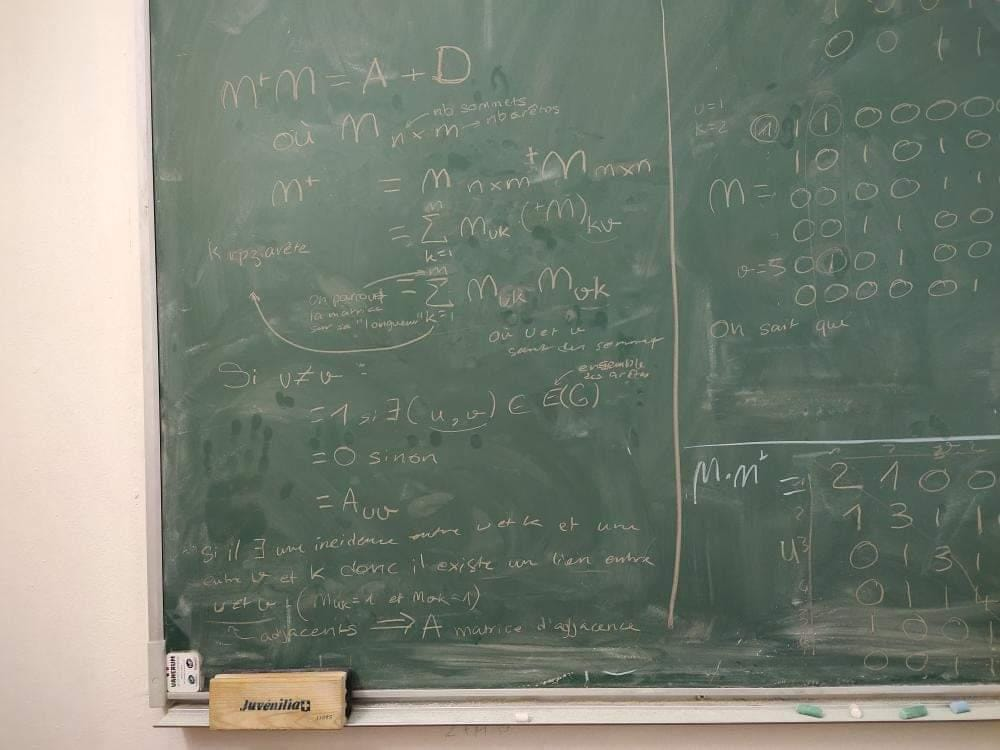
#> input picture ImagesProjetL3/65.JPG, 1000 x 750 px, found by its file name
$ python main.py
#> lines starting #> are read from the running program, lines starting #| are printed output that depends on the picture; after the words box and inside, x2 and y2 are one past the last pixel; in counts of white or black regions, pixels touching at a corner belong together
import cv2
from matplotlib import pyplot as plt
import numpy as np
from itertools import groupby


path_img_org = 'ImagesProjetL3/65.jpg'

def tableau_couleur(chemin_image: str):
     # Load the image
#> called with chemin_image = 'ImagesProjetL3/65.jpg'
    img = cv2.imread(chemin_image)
#> img is the input picture: shape (750, 1000, 3); mean B, G, R 118.4, 130.8, 123.6

    # Convertir l'image en HSV
    hsv_img = cv2.cvtColor(img, cv2.COLOR_BGR2HSV)
#> hsv_img: shape (750, 1000, 3); mean H, S, V 52.2, 37.3, 134.8

     # Définir les plages de couleur pour le vert et le blanc
    borne_inferieure_vert = np.array([36, 25, 25])
    borne_superieure_vert = np.array([86, 255,255])
    borne_inferieure_blanc = np.array([0, 0, 200])
    borne_superieure_blanc = np.array([180, 20, 255])

    # Segmenter l'image en fonction des plages de couleur
    masque_vert = cv2.inRange(hsv_img, borne_inferieure_vert, borne_superieure_vert)
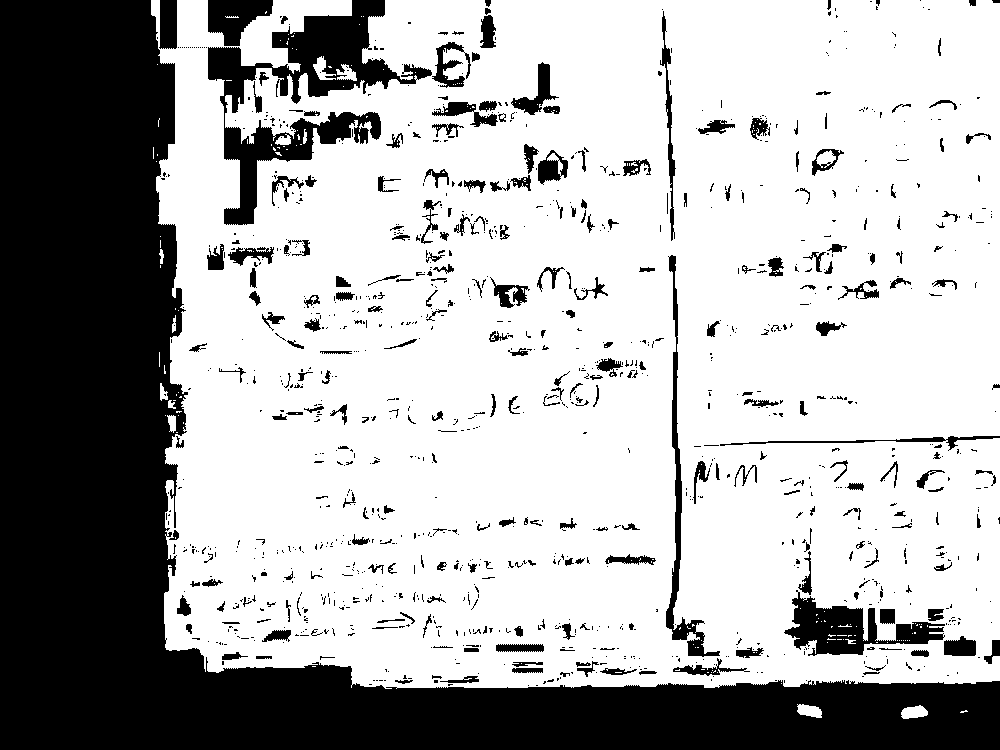
#> masque_vert: shape (750, 1000); 68.6% white; 1161 black regions (892 under 20 px), largest, box (x1, y1, x2, y2) and area: (0, 0, 1000, 750) 184087, (208, 0, 432, 225) 14102, (784, 590, 945, 656) 4374
    masque_blanc = cv2.inRange(hsv_img, borne_inferieure_blanc, borne_superieure_blanc)
#> masque_blanc: shape (750, 1000); 0.59% white; 145 white regions (130 under 20 px), largest, box (x1, y1, x2, y2) and area: (138, 0, 153, 177) 1550, (360, 713, 507, 723) 768, (150, 212, 158, 389) 495

    # Comparer le nombre de pixels dans chaque segmentation
    pixels_vert = cv2.countNonZero(masque_vert)
#> pixels_vert = 514409
    pixels_blanc = cv2.countNonZero(masque_blanc)
#> pixels_blanc = 4445

    if pixels_vert > pixels_blanc:
        return 'vert'
    else:
        return 'blanc'

def segmentation_et_traitement_image(chemin_image: str):
    couleur_tab=tableau_couleur(chemin_image)
    # recupération image
    img = cv2.imread(chemin_image)

    # masque noir demême taille que l'image
    mask = np.zeros_like(img)

    if couleur_tab=='vert':
        # Convertir l'image en flottant
        img = img.astype('float32')

        #Ajuster la luminosité et le contraste
        contraste = 1.0 # à régler
        luminosite = -130 # à régler
        img = img*contraste + luminosite
        np.clip(img, 0, 255, out=img) # s'assurer que les valeurs de pixel sont dans [0, 255]
        img = img.astype('uint8') # convertir en entier non signé de 8 bits

        # Conversion en niveaux de gris
        image_en_gris = cv2.cvtColor(img, cv2.COLOR_BGR2GRAY)

        # binarisation de l'image (en nuance de gris)
        binarisation = cv2.threshold(image_en_gris, 0, 255, cv2.THRESH_BINARY_INV + cv2.THRESH_OTSU)[1]
#> binarisation: shape (750, 1000); 81.5% white; 361 black regions (338 under 20 px), largest, box (x1, y1, x2, y2) and area: (0, 0, 210, 750) 117699, (348, 702, 907, 725) 10068, (363, 685, 1000, 697) 3537
    else:
        # Conversion en niveaux de gris
        image_en_gris = cv2.cvtColor(img, cv2.COLOR_BGR2GRAY)
        img_inverted = cv2.bitwise_not(image_en_gris)
        # binarisation de l'image (en nuance de gris)
        binarisation = cv2.threshold(img_inverted, 0, 255, cv2.THRESH_BINARY_INV + cv2.THRESH_OTSU)[1]

    # masque morphologique pour éroder puis dilater l'image binarisée (ouverture)
    kernel = cv2.getStructuringElement(cv2.MORPH_RECT, (3, 3))

    # erosion de l'image
    image_erode = cv2.erode(binarisation, kernel, iterations=1)
#> image_erode: shape (750, 1000); 80.1% white; 202 black regions (144 under 20 px), largest, box (x1, y1, x2, y2) and area: (0, 0, 211, 750) 119225, (347, 700, 1000, 726) 13159, (362, 684, 1000, 698) 5120

    # dilatation pour renforcer les contours
    image_erode_puis_dilate = cv2.dilate(image_erode, kernel, iterations=1)
#> image_erode_puis_dilate: shape (750, 1000); 81.3% white; 269 black regions (251 under 20 px), largest, box (x1, y1, x2, y2) and area: (0, 0, 210, 750) 118011, (348, 701, 1000, 725) 11445, (363, 685, 1000, 697) 3743


    # On re-effectue le processus d'ouverture afin de réduire le bruit au maximum
    kernel = np.ones((5, 5), np.uint8)
    img_erosion = cv2.erode(image_erode_puis_dilate, kernel, iterations=1)
#> img_erosion: shape (750, 1000); 78.7% white; 151 black regions (1 under 20 px), largest, box (x1, y1, x2, y2) and area: (0, 0, 212, 750) 122043, (346, 699, 1000, 727) 14834, (361, 683, 1000, 699) 6488
    img_dilation = cv2.dilate(img_erosion, kernel, iterations=1)
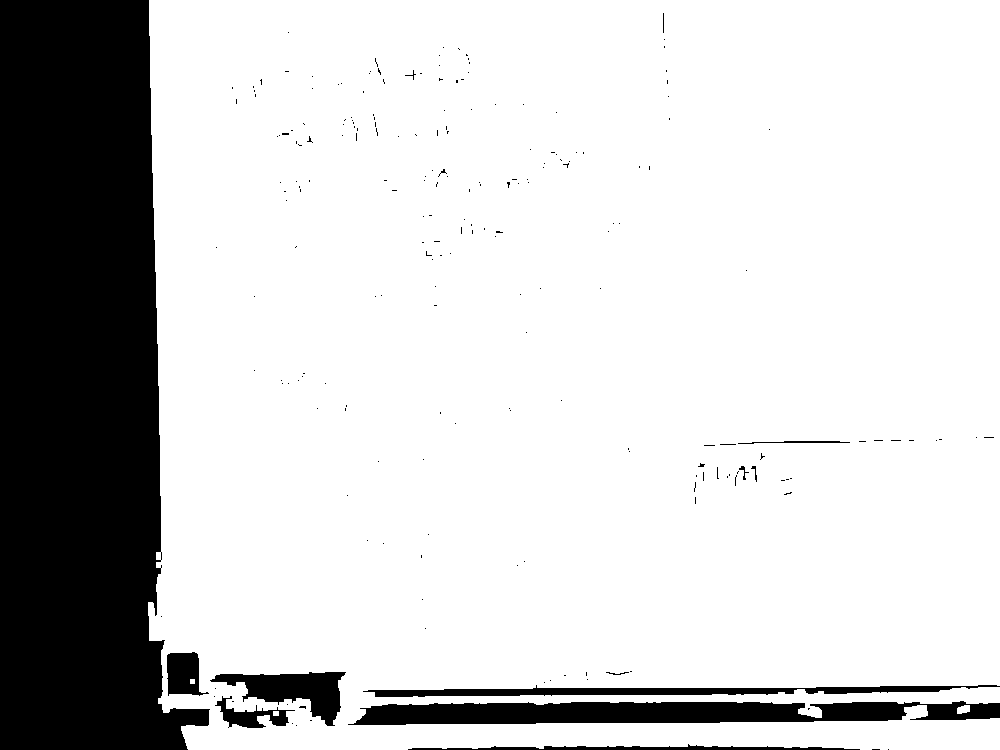
#> img_dilation: shape (750, 1000); 81.1% white; 218 black regions (205 under 20 px)

    # On a réduit au maximum  le bruit  au tour du tableau
    # Le pré-traitement de l'image est terminé

    # Recherche des contours
    contours2, hierarchy2 = cv2.findContours(img_dilation, cv2.RETR_EXTERNAL, cv2.CHAIN_APPROX_SIMPLE)
#> contours2 = 2 contours; box (x1, y1, x2, y2) and area: (148, 0, 1000, 750) 611819, (957, 705, 970, 714) 76

    # A ce stade l'image ressemble à une image binarisée avec différentes formes et
    # surtout avec une forme (plutôt rectangulaire mais surtout PLUS GRANDE QUE LES AUTRES)
    # centrée dans lequel se trouve des écritures manuscrites noirs

    # Recherche de la forme avec la plus grande aire
    max_area = 0
    best_cnt = None
    for cnt in contours2:
        area = cv2.contourArea(cnt)
        if area > max_area:
            max_area = area
            best_cnt = cnt
#> this loop made 2 passes
#> (area, max_area) on passes 1 to 2: (75.5, 75.5), (611819, 611819)
#> after the loop, best_cnt = contour of 513 points, box (x1, y1, x2, y2) (148, 0, 1000, 750), area 611819; max_area = 611819

    # L'image ayant été modifié par les traitements précédents, on recharge l'image originale
    img = cv2.imread(chemin_image)

    # On dessine les contours [en blanc (r=255,v=255,b=255)] de la forme avec la plus grande aire(le tableau)
    # sur le masque noir de même dimension que l'image originale
    cv2.drawContours(mask, [best_cnt], 0, (255, 255, 255), -1)
#> mask: shape (750, 1000, 3); 82% white; 6 black regions (2 under 20 px), largest, box (x1, y1, x2, y2) and area: (0, 0, 210, 750) 118373, (348, 701, 1000, 725) 11747, (363, 685, 1000, 697) 3794, (408, 744, 860, 750) 1244

    # "Ou exclusif" entre le masque et l'image originale
    result = cv2.bitwise_and(img, mask)

    # nuance_de_gris
    gray_final = cv2.cvtColor(result, cv2.COLOR_BGR2GRAY)

    # binarisation
    ret, thresh_final = cv2.threshold(gray_final, 145, 255, cv2.THRESH_BINARY)
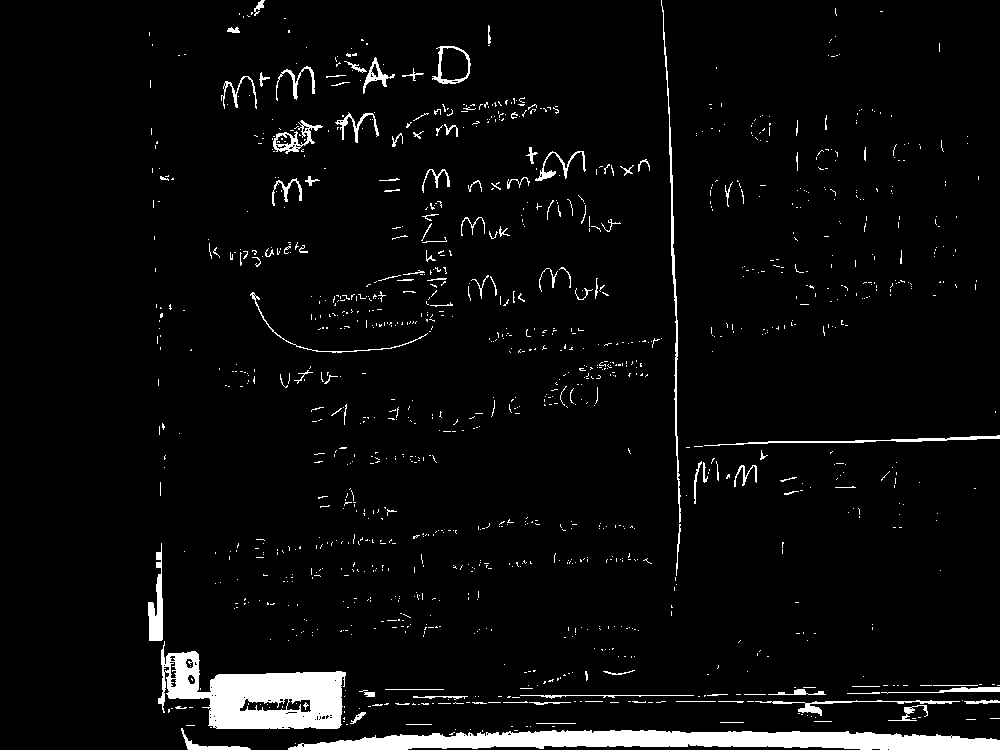
#> thresh_final: shape (750, 1000); 4.4% white; 1228 white regions (1111 under 20 px), largest, box (x1, y1, x2, y2) and area: (288, 730, 1000, 750) 9957, (158, 641, 346, 729) 8315, (661, 0, 681, 523) 1060

    segmentation_tableau_image = result

    traitement_final_de_l_image = thresh_final

    return [segmentation_tableau_image, mask]

#test fonction 'segmentation_et_traitement_image'

list_image = segmentation_et_traitement_image(path_img_org)
#> list_image = 2 items

img_original = cv2.imread(path_img_org)

cv2.namedWindow('Texte redresse', cv2.WINDOW_NORMAL)
cv2.resizeWindow('Texte redresse', 900, 700)
cv2.namedWindow('Image segmentee', cv2.WINDOW_NORMAL)
cv2.resizeWindow('Image segmentee', 900, 700)
cv2.namedWindow('Image traite', cv2.WINDOW_NORMAL)
cv2.resizeWindow('Image traite', 900, 700)
cv2.namedWindow('Image Original', cv2.WINDOW_NORMAL)
cv2.resizeWindow('Image Original', 900, 700)
#**************************************************************************************************
#****************************************************************************************************
# Convertir en niveaux de gris
gray = cv2.cvtColor(list_image[0], cv2.COLOR_BGR2GRAY)

#contours
edges = cv2.Canny(gray, 50, 150, apertureSize=3)
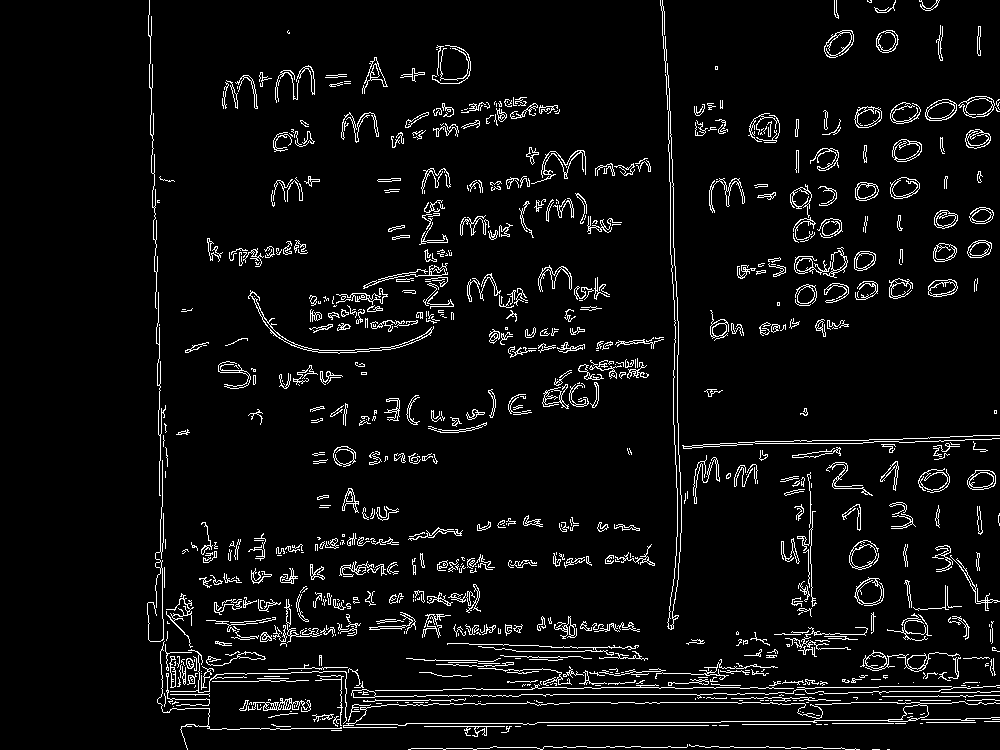
#> edges: shape (750, 1000); 5.4% white in thin lines or dots, all inside (x1, y1, x2, y2) = (147, 0, 1000, 750)

#Detection de lignes en utilisant la transformation de hough
lines = cv2.HoughLinesP(edges, 1, np.pi/180, 100, minLineLength=10, maxLineGap=250)
#> lines = 96 rows, first 6: [157, 702, 995, 702], [153, 113, 164, 712], [161, 694, 880, 694], [490, 747, 841, 747], [158, 703, 999, 703], [162, 687, 999, 687]

#calculer l'angle de chaque ligne
angles = []
for line in lines:
    x1, y1, x2, y2 = line[0]
    angle = np.degrees(np.arctan2(y2 - y1, x2 - x1))
    angles.append(angle)
#> this loop made 96 passes
#> (x1, y1, x2, y2, angle) on passes 1 to 8: (157, 702, 995, 702, 0), (153, 113, 164, 712, 88.95), (161, 694, 880, 694, 0), (490, 747, 841, 747, 0), (158, 703, 999, 703, 0), (162, 687, 999, 687, 0), (467, 727, 990, 718, -0.986), (664, 11, 690, 745, 87.97)
#> after the loop, angles = 96 values, max 88.95 at index 1, min -45 at index 46, mean 7.2

#Calculer la moyenne de l'angle
median_angle = np.median(angles)
#> median_angle = -1.01

# vérifier l'angle
if median_angle > 45:
    median_angle -= 180
elif median_angle < -45:
    median_angle += 180

# Corriger l'inclinaison
(h, w) = list_image[0].shape[:2]
center = (w // 2, h // 2)
M = cv2.getRotationMatrix2D(center, median_angle, 1.0)
#> M = [[1, -0.0176, 6.66], [0.0176, 1, -8.72]]
rotated = cv2.warpAffine(list_image[0], M, (w, h), flags=cv2.INTER_CUBIC, borderMode=cv2.BORDER_REPLICATE)
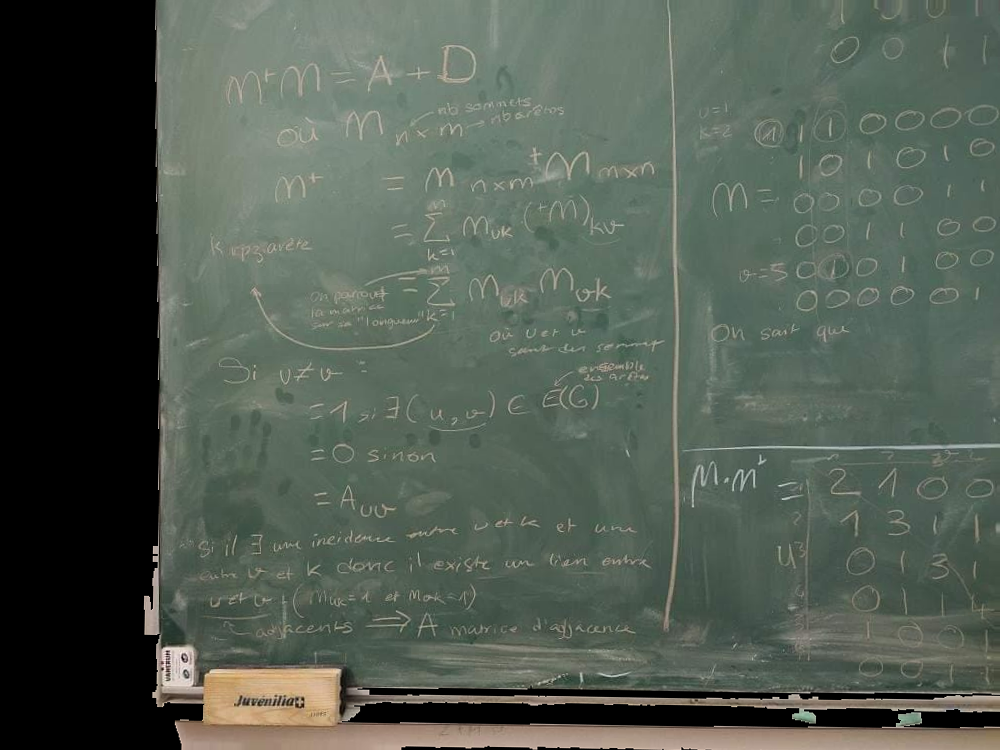
#> rotated: shape (750, 1000, 3); mean of channels 0, 1, 2 81.7, 91.9, 81.8; drawn as B, G, R


cv2.imshow('Texte redresse',rotated)
cv2.imshow('Image segmentee',list_image[0])
cv2.imshow('Image traite',list_image[1])
cv2.imshow('Image Original',img_original)
cv2.waitKey(0)
cv2.destroyAllWindows()
